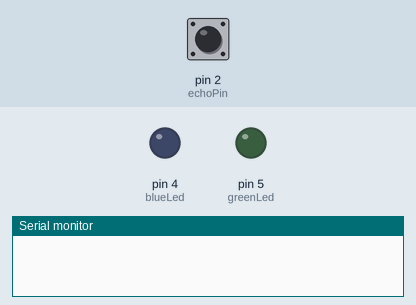
A sketch run on a simulated Arduino Uno, built with avr-gcc and run on an emulated ATmega328P. On the bench: output pins drawn as LEDs (lit = HIGH), the last lines printed to the serial monitor. The inputs (shaded band) are chosen by the test bench; at power-on: pin 2 (echoPin) LOW. Pins used as bus, display or sensor lines are not drawn.

Above: at 1.2 s.
1.3 s: pin 2 (echoPin) pulsed HIGH 5 times (0.12 s each, 0.3 s apart)
At 2.7 s:
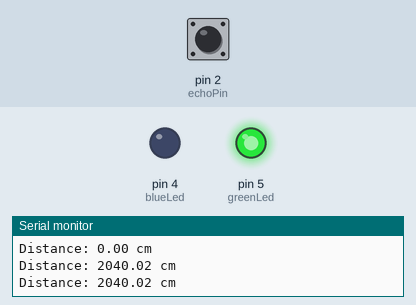
At 5.5 s:
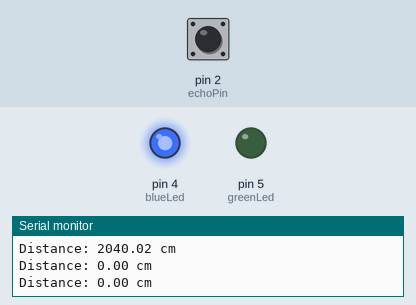
Timing chart, 0 to 7.0 s (numbered marks = the images above; inputs shaded):
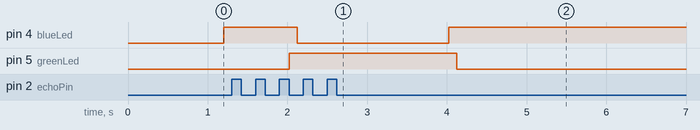

Measured:
- after the input at 1.3 s, pin 4 (blueLed): HIGH → LOW after 0.82 s, → HIGH 1.9 s later; pin 5 (greenLed): LOW → HIGH after 0.72 s, → LOW 2.1 s later

The sketch:

brave_kieran1.ino
```cpp
int echoPin = 2;
int trigPin = 3;
int blueLed = 4;
int greenLed = 5;

float duration;
float distance;

void setup()
{
  pinMode(trigPin, OUTPUT);
  pinMode(greenLed, OUTPUT);
  pinMode(blueLed, OUTPUT);
  pinMode(echoPin, INPUT);
  Serial.begin(9600);
}
void loop()
{
  // Clears the trigPin condition
  digitalWrite(trigPin, LOW);
  delay(100);

  // Sets the trigPin HIGH (ACTIVE) for 10 microseconds
  digitalWrite(trigPin, HIGH);
  delay(100);
  digitalWrite(trigPin,LOW);

  duration = pulseIn(echoPin, HIGH);

  // Calculating the distance
  distance = duration * 0.034 / 2;

  // Displays the distance on the Serial Monitor
  Serial.print("Distance: ");
  Serial.print(distance);
  Serial.println(" cm");

  if (distance <= 100)
  {
   digitalWrite( blueLed, HIGH);
   delay(100);
   digitalWrite( greenLed , LOW);
   delay(100);
  }
  else if (distance >= 200)
  {
   digitalWrite( greenLed, HIGH);
   delay(100);
   digitalWrite(blueLed, LOW);
   delay(100);
  }
  else
  {
    digitalWrite(blueLed, LOW );
    digitalWrite(greenLed, LOW);
  }
}
```
